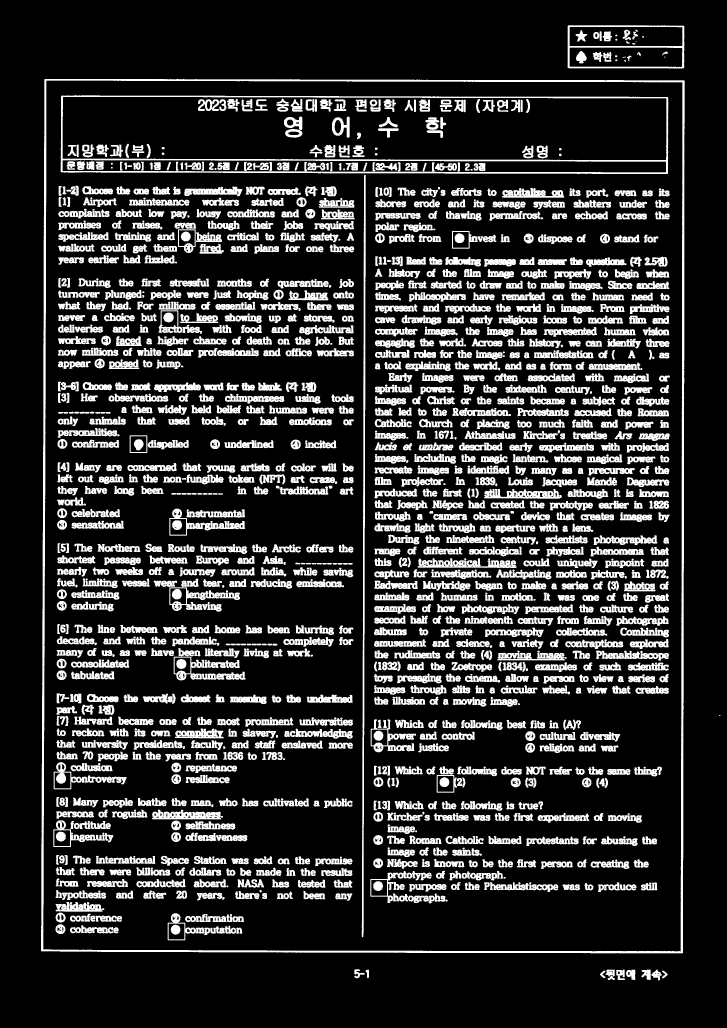
#> input picture OLD/result/0.jpg, 2180 x 3084 px (shown at 1/3 size); its folder holds 4 pictures in this run
$ python marking3.py
#> lines starting #> are read from the running program, lines starting #| are printed output that depends on the picture; after the words box and inside, x2 and y2 are one past the last pixel; in counts of white or black regions, pixels touching at a corner belong together; pictures that were not available may be replaced by others from this repository, and a replacement may not be noted
import os
import cv2
import numpy as np
from matplotlib import pyplot as plt
import random
import math
X_SIZE = 2180
#두점 사이거리(정수반환)
def distance(pt1,pt2):
    res = math.sqrt(math.pow(pt1[0] - pt2[0],2)+math.pow(pt1[1] - pt2[1],2))
    return int(round(res))
#시험지 구분
def compare_image(image1, image2):
    downscaleTo = 200

    qimg = cv2.resize(image1, dsize=(downscaleTo, int(image1.shape[0] * (downscaleTo/image1.shape[1]))), interpolation=cv2.INTER_AREA)
    timg = cv2.resize(image2, dsize=(downscaleTo, int(image2.shape[0] * (downscaleTo/image2.shape[1]))), interpolation=cv2.INTER_AREA)

    res2 = None

    sift = cv2.xfeatures2d.SIFT_create()

    kp1, des1 = sift.detectAndCompute(qimg,None)
    kp2, des2 = sift.detectAndCompute(timg,None)

    # 초깃값으로 파라미터 지정
    bf = cv2.BFMatcher()
    matches = bf.knnMatch(des1,des2,k=2)

    # ratio test 적용
    good = []

    for m,n in matches:
        if m.distance < 0.75*n.distance:
            good.append([m])

    sim_ration = len(good)/len(des1)
    return sim_ration


#마킹 위치 좌표 반환 ex)[(204, 849), (210, 1684), (1157, 1725), (1552, 1237)]
def markingLoc(testImage,name=None):
    loc = [0,0]
    testImage = cv2.blur(testImage,(3,2))
    ret, testImage = cv2.threshold(testImage, 250, 255, cv2.THRESH_BINARY_INV)
    counter = 0
    for mark in mark_templates:
        #매치 템플릿
        result1 = cv2.matchTemplate(testImage, mark, cv2.TM_CCOEFF_NORMED)
        #임계값 설정
        loc_tmp = np.where(result1 >= 0.9)
        if counter == 0:
            loc[0] = np.concatenate((loc_tmp[0],loc_tmp[0]),0)
            loc[1] = np.concatenate((loc_tmp[1],loc_tmp[1]),0)
        else:
            loc[0] = np.concatenate((loc[0],loc_tmp[0]),0)
            loc[1] = np.concatenate((loc[1],loc_tmp[1]),0)
        counter += 1

    #중복 좌표 제거
    mask = np.zeros(testImage.shape[:2], np.uint8)
    w = 50
    h = 50
    locs = []
    for pt in zip(*loc[::-1]):
        if mask[pt[1] + int(round(h/2)), pt[0] + int(round(w/2))] != 255:
            mask[pt[1]:pt[1]+h, pt[0]:pt[0]+w] = 255
            locs.append(pt)

    #매칭된 좌표값에 사각형 그리기 및 겹치는 좌표 제거하여 결과 저장
    locs.sort(key=lambda x:(x[1], x[0]))

    for pt in locs:
        cv2.rectangle(testImage,pt, (pt[0]+w, pt[1]+h), (255, 255, 255), 2)

    cv2.imwrite(f"./result/{name}.jpg",testImage)

    #좌표값 정렬 x오름 이후 y오름
    print(len(locs))
    return locs

#load test files
mark_template_path = './시험지/SampleData/mark_template'
original_path = './시험지/SampleData/MCQ/T2/Answer'
answer_path = './시험지/SampleData/MCQ/T2/Answer'
scanned_path = './시험지/SampleData/MCQ/T2/Scanned'

mark_templates = []
for f in os.listdir(mark_template_path):
    if 'jpg' in f or 'png' in f or 'bmp' in f :
        img_array = np.fromfile(mark_template_path+'\\'+f, np.uint8)
        temp = cv2.imdecode(img_array,cv2.IMREAD_GRAYSCALE)
#> temp is the input picture: shape (3084, 2180); min 0, max 255, mean 46.1
        #ret, temp = cv2.threshold(temp, 245, 255, cv2.THRESH_BINARY)
        #temp = cv2.resize(temp, dsize=(30,30), interpolation=cv2.INTER_AREA)
        mark_templates.append(temp)

original_pages = []

for f in os.listdir(original_path):
    if 'jpg' in f or 'png' in f or 'bmp' in f :
        img_array = np.fromfile(original_path+'\\'+f, np.uint8)
        temp = cv2.imdecode(img_array,cv2.IMREAD_GRAYSCALE)
        #x=2180 으로 사이즈 조절
        temp = cv2.resize(temp, dsize=(X_SIZE, int(temp.shape[0] * (X_SIZE/temp.shape[1]))), interpolation=cv2.INTER_AREA)
        original_pages.append(temp)


answer_pages = []

for f in os.listdir(answer_path):
    if 'jpg' in f or 'png' in f or 'bmp' in f :
        img_array = np.fromfile(answer_path+'\\'+f, np.uint8)
        temp = cv2.imdecode(img_array,cv2.IMREAD_GRAYSCALE)
        #x=2180 으로 사이즈 조절
        temp = cv2.resize(temp, dsize=(X_SIZE, int(temp.shape[0] * (X_SIZE/temp.shape[1]))), interpolation=cv2.INTER_AREA)
        answer_pages.append(temp)


scanned_pages = []

for f in os.listdir(scanned_path):
    if 'jpg' in f or 'png' in f or 'bmp' in f :
        img_array = np.fromfile(scanned_path+'\\'+f, np.uint8)
        temp = cv2.imdecode(img_array,cv2.IMREAD_GRAYSCALE)
        #x=2180 으로 사이즈 조절
        temp = cv2.resize(temp, dsize=(X_SIZE, int(temp.shape[0] * (X_SIZE/temp.shape[1]))), interpolation=cv2.INTER_AREA)
        scanned_pages.append(temp)

page_count = len(original_pages)
#> page_count = 1
page_label = []

for i in range(0,len(scanned_pages)):
    for j in range(0,page_count):
        sim_ratio = compare_image(original_pages[j],scanned_pages[i])
        print(sim_ratio)
        if sim_ratio >= 0.3:
            page_label.append(j)
            print(f"PROCESSING PAGE LABELING : {i+1} / {len(scanned_pages)} ({round(((i+1)/len(scanned_pages))*100)}%)",end="\r")
            break
#> this loop made 1 pass
#| 1.0
#| PROCESSING PAGE LABELING : 1 / 1 (100%)
#> pass 1, in compare_image, `qimg = cv2.resize(image1, dsize=(downscaleTo, int(image1.shape[0] * (d..`:
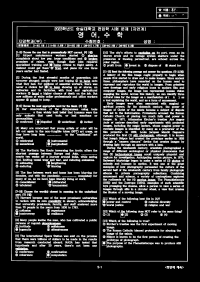
#> qimg: shape (282, 200); min 0, max 255, mean 46.1
#> after the loop, page_label = [0]

answer_loc = []
#> answer_loc = []
counter = 0
for image in answer_pages:
    answer_loc.append(markingLoc(image,str(counter)))
    counter+=1
#> this loop made 1 pass
#> (counter, w in markingLoc, h in markingLoc) on pass 1: (1, 50, 50)
#| 0
#> pass 1, in markingLoc, `ret, testImage = cv2.threshold(testImage, 250, 255, cv2.THRESH_BINARY_..`:
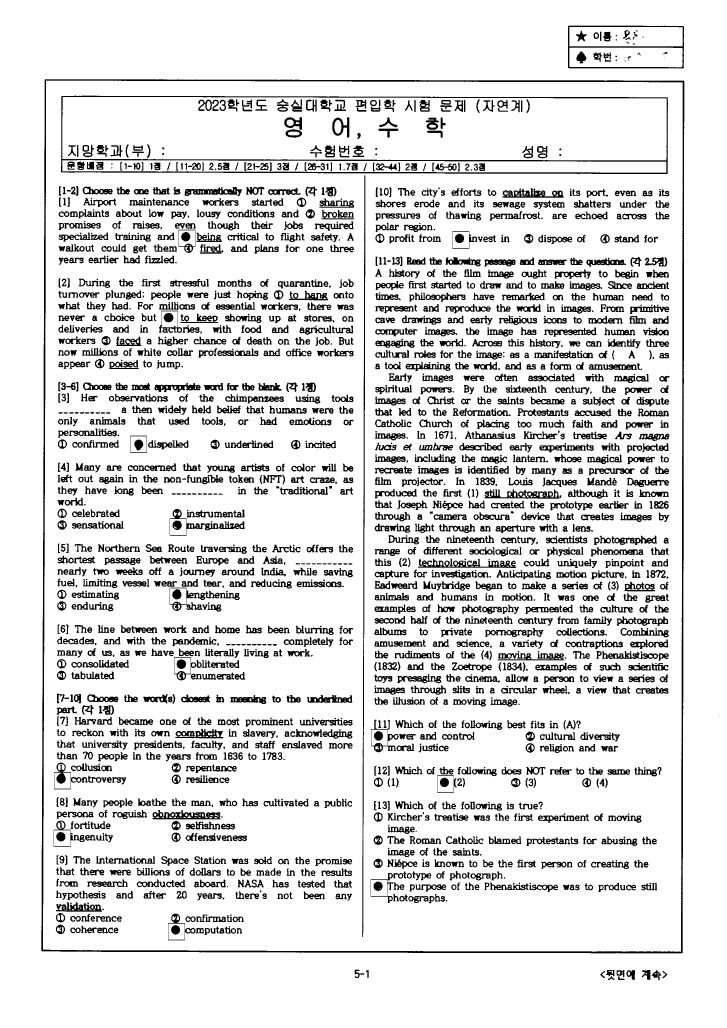
#> testImage: shape (3084, 2180) (shown at 1/3 size); 87.3% white; 1959 black regions (266 under 20 px), largest, box (x1, y1, x2, y2) and area: (124, 238, 2053, 2860) 42295, (183, 287, 2004, 522) 20975, (1086, 526, 1096, 2811) 6947
#> after the loop, answer_loc = [[]]; counter = 1

qus_num = []
for num in answer_loc:
    qus_num.append(len(num))
#> this loop made 1 pass
#> num on pass 1: []
#> after the loop, qus_num = [0]

#채점
print("starting")
scn_num = 0
for scn,page in zip(scanned_pages,page_label):
    studentName = "Unknown"
    studentSerial = "Unknown"
    point = 0
    scn_num+=1
    scn_mark_loc = markingLoc(scn,f"__{scn_num}={page+1}")
    print(scn_mark_loc)
    #정답마킹 좌표와 답안마킹 좌표 거리계산, 15미만일시 정답 취급
    print(f"File #{scn_num} \nStudent Info : \n\tName : {studentName} \n\tSerial : {studentSerial} \n\tPage : {page+1}")
    if len(answer_loc[page]) == len(scn_mark_loc):
        i=1
        for num in range(0,page):
            i += qus_num[num]
            # /////////////////////////////////////////////////////////
        print(f"File #{scn_num}={page+1}p")
        for a,b in zip(answer_loc[page],scn_mark_loc):
            if distance(a, b) < 15: print(f"{i}번: 정답 [{point+5}]")
            else : print(f"{i}번: 오답 [{point}]")
            i += 1
    else: print(f"ERR: File #{scn_num}={page+1}p 마킹갯수가 맞지 않습니다 {len(scn_mark_loc)} of {len(answer_loc[page])}")
    print("=======================")
#> this loop made 1 pass
#> (page, studentName, studentSerial, point, scn_num, w in markingLoc, h in markingLoc) on pass 1: (0, 'Unknown', 'Unknown', 0, 1, 50, 50)
#| 0
#| []
#| File #1
#| Student Info :
#| 	Name : Unknown
#| 	Serial : Unknown
#| 	Page : 1
#| File #1=1p
#| =======================
#> after the loop, scn_num = 1

cv2.waitKey(0)

$ run again, on OLD/result/4.jpg
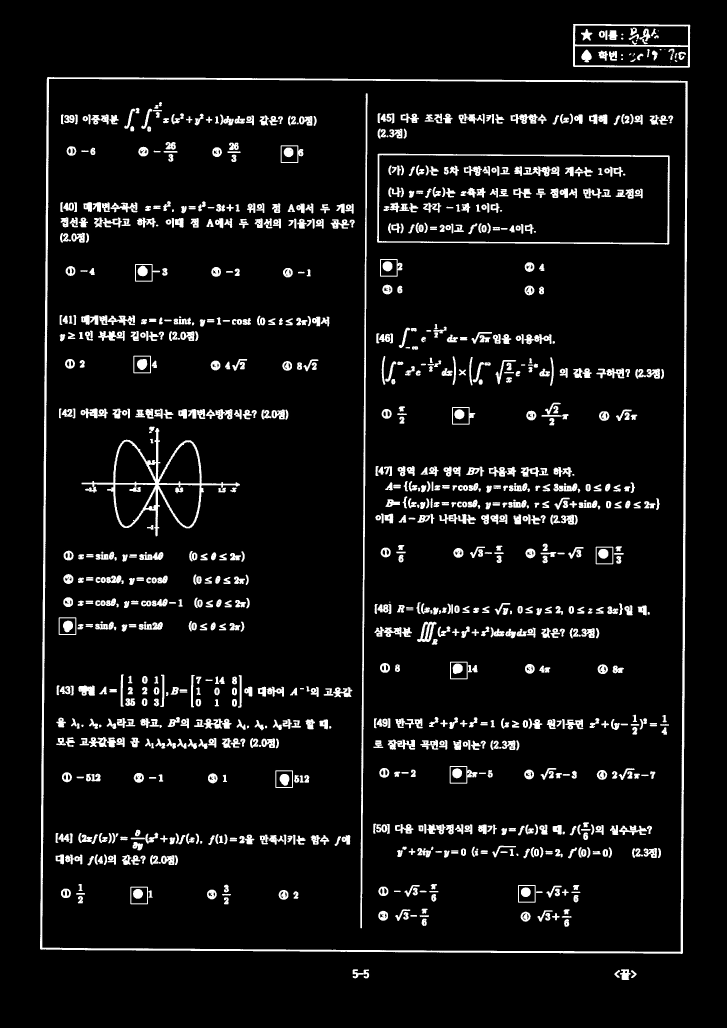
#> input picture OLD/result/4.jpg, 2180 x 3084 px (shown at 1/3 size)
#> temp is the input picture: shape (3084, 2180); min 0, max 255, mean 16.9
#> page_count = 1
#> the loop `for i in range(0,len(scanned_pages)):` made 1 pass
#> (printed output is left out)
#> pass 1, in compare_image, `qimg = cv2.resize(image1, dsize=(downscaleTo, int(image1.shape[0] * (d..`:
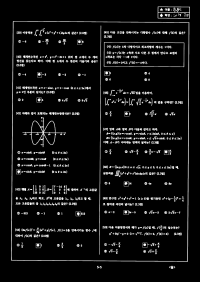
#> qimg: shape (282, 200); min 0, max 255, mean 16.9
#> after the loop `for i in range(0,len(scanned_pages)):`: page_label = [0]
#> `answer_loc = []`: answer_loc = []
#> the loop `for image in answer_pages:` made 1 pass
#> (counter, w in markingLoc, h in markingLoc) on pass 1: (1, 50, 50)
#> (printed output is left out)
#> pass 1, in markingLoc, `ret, testImage = cv2.threshold(testImage, 250, 255, cv2.THRESH_BINARY_..`:
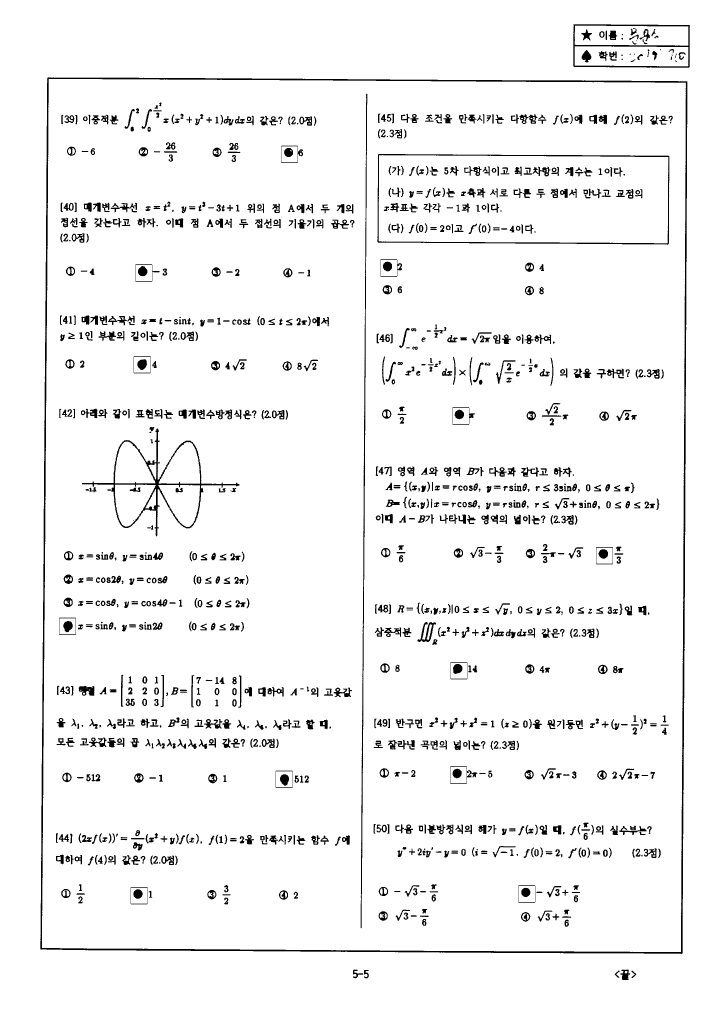
#> testImage: shape (3084, 2180) (shown at 1/3 size); 95.4% white; 1211 black regions (48 under 20 px), largest, box (x1, y1, x2, y2) and area: (121, 232, 2062, 2862) 42424, (246, 1285, 719, 1609) 9374, (1132, 462, 2008, 734) 7789
#> after the loop `for image in answer_pages:`: answer_loc = [[]]; counter = 1
#> the loop `for num in answer_loc:` made 1 pass
#> num on pass 1: []
#> after the loop `for num in answer_loc:`: qus_num = [0]
#> the loop `for scn,page in zip(scanned_pages,page_label):` made 1 pass
#> (page, studentName, studentSerial, point, scn_num, w in markingLoc, h in markingLoc) on pass 1: (0, 'Unknown', 'Unknown', 0, 1, 50, 50)
#> (printed output is left out)
#> after the loop `for scn,page in zip(scanned_pages,page_label):`: scn_num = 1

$ run again, on OLD/result/__11=2.jpg
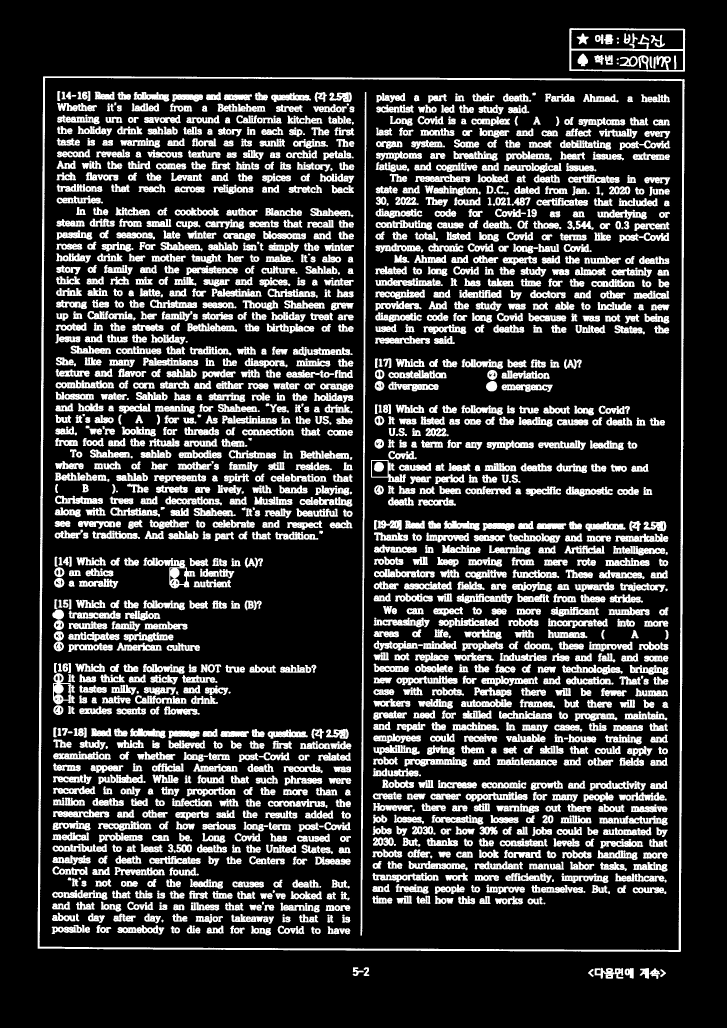
#> input picture OLD/result/__11=2.jpg, 2180 x 3084 px (shown at 1/3 size)
#> temp is the input picture: shape (3084, 2180); min 0, max 255, mean 51.7
#> page_count = 1
#> the loop `for i in range(0,len(scanned_pages)):` made 1 pass
#> (printed output is left out)
#> pass 1, in compare_image, `qimg = cv2.resize(image1, dsize=(downscaleTo, int(image1.shape[0] * (d..`:
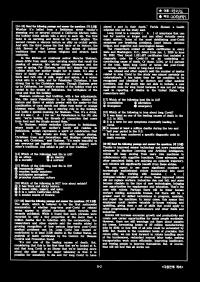
#> qimg: shape (282, 200); min 0, max 255, mean 51.7
#> after the loop `for i in range(0,len(scanned_pages)):`: page_label = [0]
#> `answer_loc = []`: answer_loc = []
#> the loop `for image in answer_pages:` made 1 pass
#> (counter, w in markingLoc, h in markingLoc) on pass 1: (1, 50, 50)
#> (printed output is left out)
#> pass 1, in markingLoc, `ret, testImage = cv2.threshold(testImage, 250, 255, cv2.THRESH_BINARY_..`:
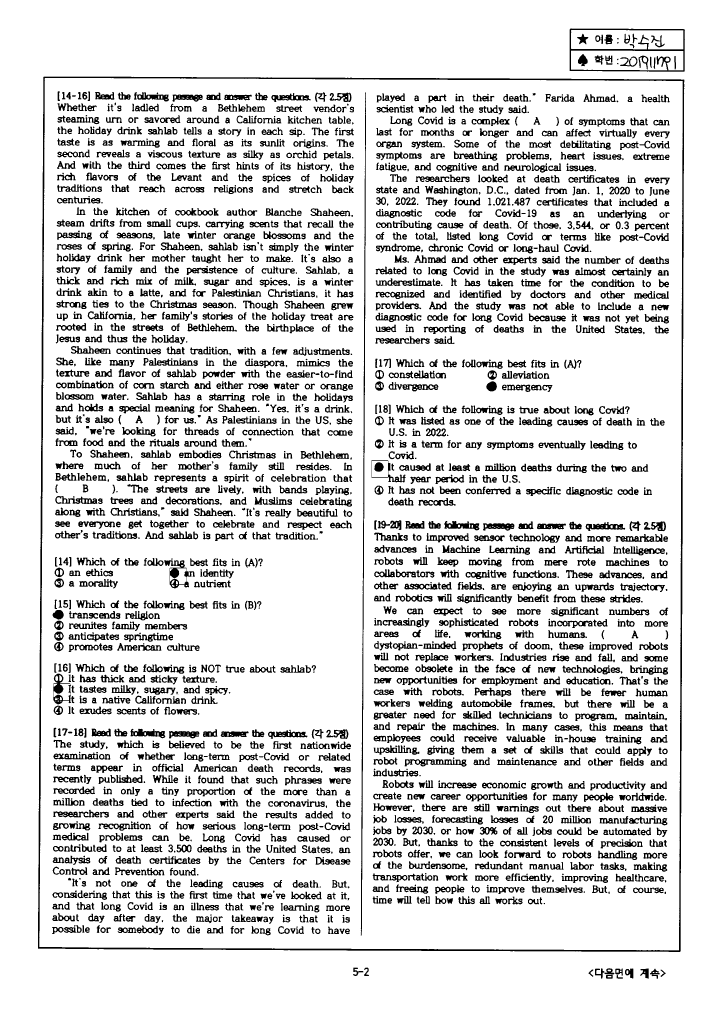
#> testImage: shape (3084, 2180) (shown at 1/3 size); 85.9% white; 2562 black regions (371 under 20 px), largest, box (x1, y1, x2, y2) and area: (114, 230, 2053, 2856) 41931, (1082, 277, 1098, 2807) 7717, (1709, 85, 2055, 215) 6243
#> after the loop `for image in answer_pages:`: answer_loc = [[]]; counter = 1
#> the loop `for num in answer_loc:` made 1 pass
#> num on pass 1: []
#> after the loop `for num in answer_loc:`: qus_num = [0]
#> the loop `for scn,page in zip(scanned_pages,page_label):` made 1 pass
#> (page, studentName, studentSerial, point, scn_num, w in markingLoc, h in markingLoc) on pass 1: (0, 'Unknown', 'Unknown', 0, 1, 50, 50)
#> (printed output is left out)
#> after the loop `for scn,page in zip(scanned_pages,page_label):`: scn_num = 1
